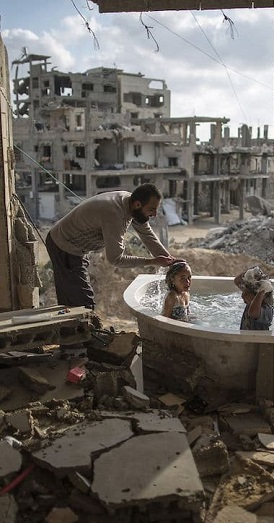
#> input picture Task_4/im.jpg, 274 x 523 px
$ jupyter execute task4.3.ipynb
#> lines starting #> are read from the running program, lines starting #| are printed output that depends on the picture
[cell 1]
import cv2
import numpy as np

[cell 2]
#first image
im = cv2.imread('im.jpg')
#> im is the input picture: shape (523, 274, 3); mean B, G, R 92.3, 97.6, 102.4


cv2.imshow("im", im)
if cv2.waitKey() == 32:
#> (key Esc is pressed here)
    pass
cv2.destroyAllWindows()

[cell 3]
im.shape
#> Out = (523, 274, 3)

[cell 4]
#second image
age = cv2.imread('age.jpg')
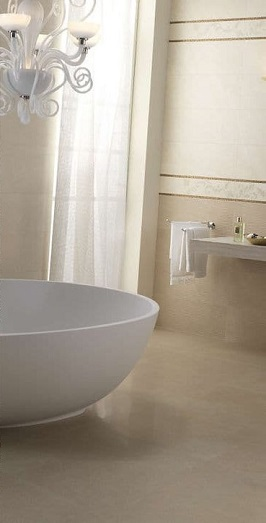
#> input picture Task_4/age.jpg, 266 x 523 px
#> age is the input picture: shape (523, 266, 3); mean B, G, R 149.1, 163.1, 173


cv2.imshow("age", age)
if cv2.waitKey() == 32:
#> (key Esc is pressed here)
    pass
cv2.destroyAllWindows()

[cell 5]
age.shape
#> Out = (523, 266, 3)

[cell 6]
#combining both first and second image
image = np.hstack((im,age))
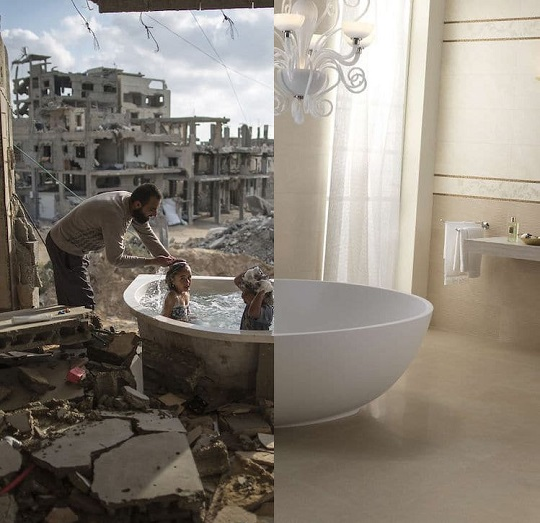
#> image: shape (523, 540, 3); mean B, G, R 120.3, 129.9, 137.2
cv2.imshow("image", image)
if cv2.waitKey() == 13:
#> (key Esc is pressed here)
    pass
cv2.destroyAllWindows()
